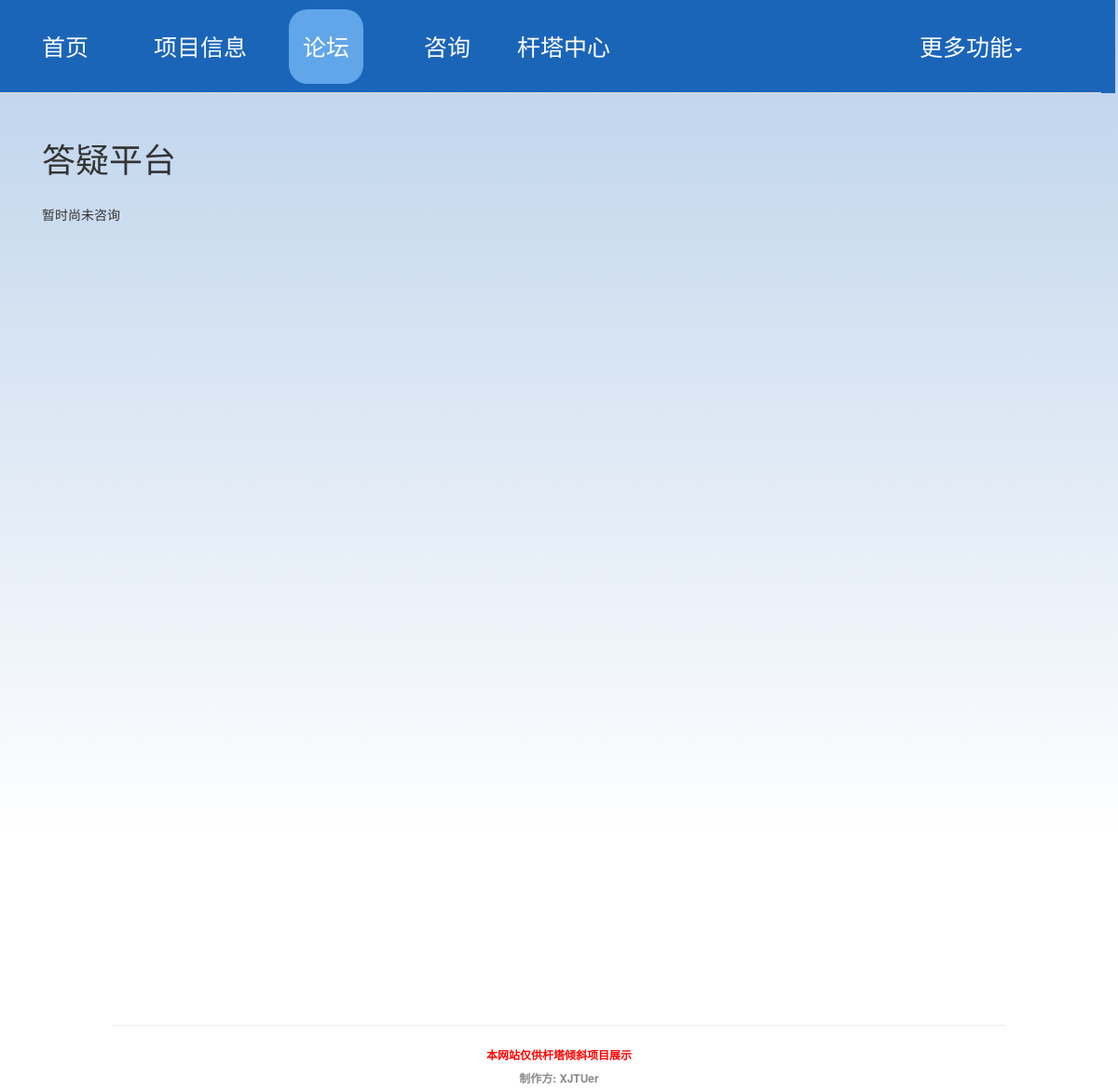
The app's page /forum, older data.
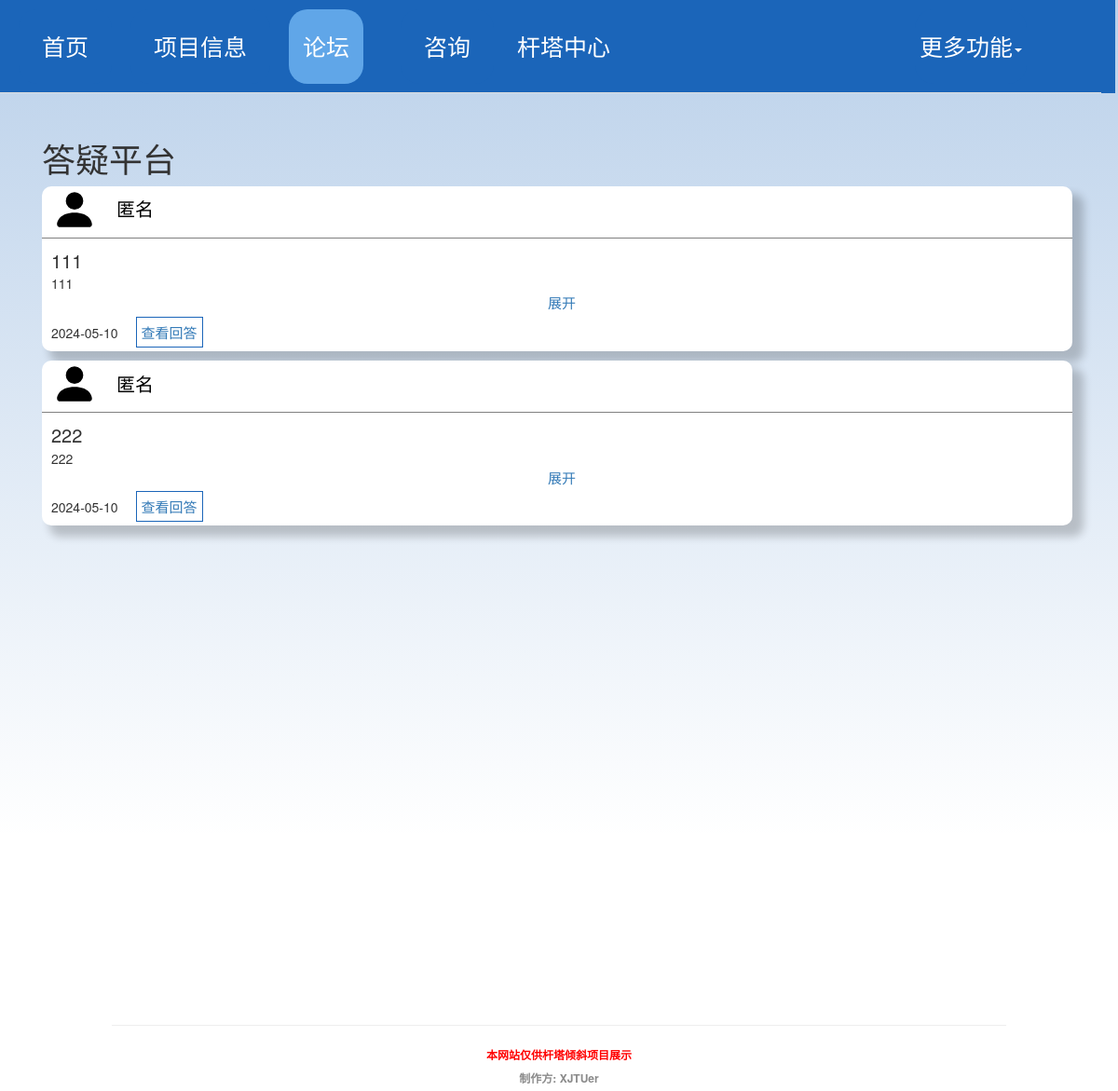
The same page, newer data.
### appdir/models.py (models this page shows, shortened)
class Question(db.Model):
    id = db.Column(db.Integer, primary_key=True)
    title = db.Column(db.String(100), index=True)
    question = db.Column(db.String(300), index=True)
    user_id = db.Column(db.Integer, db.ForeignKey('user.id'))
    datetime = db.Column(db.DateTime)

### appdir/routes.py (the view)
@app.route('/forum', methods=['GET', 'POST'])
def forum():
    return render_template('forum.html', questions=get_all_questions())

### appdir/utils/util.py (called while the page is built)
def datetime2day(datetime):
    datetime = str(datetime)
    datetime = datetime.split(" ")[0]
    return datetime

def get_all_questions():
    questions = Question.query.all()
    question_data = []
    for question in questions:
        datetime = datetime2day(question.datetime)
        question_data.append({
            'id': question.id,
            'title': question.title,
            'question': question.question,
            'datetime': datetime,
            'user_id': question.user_id
        })
    return question_data

### appdir/templates/forum.html (shortened to what this page needs)
{% extends 'base.html' %}
{% block content %}
<link href="../static/css/forum.css" media="all" rel="stylesheet" type="text/css">
<div class="container">
    <h1 style="margin-top:150px;margin-left:30px;">答疑平台</h1>
    <div class="forum-container">
        <div class="left_row">
            <div class="forum-info">
                {% if not questions%}
                <p class="card-text" style="margin-top: 20px;">暂时尚未咨询</p>
                {% endif %}
                {% for question in questions %}
                <div class="forum-msg">
                    <div class="photo-and-name">
                        <div class="photo">
                            <img alt=""
                                 loading="lazy" src="../static/image/bootstrap-icon/person-fill.svg" style="width:50px;height:50px;">
                        </div>
                        <div class="name">匿名</div>
                    </div>
                    <div class="content">
                        <div class="title">{{ question.title }}</div>
                        <div class="text" id={{ question.id }}>{{ question.question }}</div>
                        <div class="tip">
                            <a class="showMore" id="tips" onclick="expand(this,{{ question.id }})">展开</a>
                        </div>
                        <div class="otherItem">
                            {{ question.datetime }}
                            <a class="check-answer" href="/question{{ question.id }}">查看回答</a>
                        </div>
                    </div>
                </div>
                {% endfor %}
            </div>
        </div>
    </div>
</div>
{% endblock %}

Row changes from the older to the newer data that the page shows:
added Question: title "111", question "111", datetime "2024-05-10"
added Question: title "222", question "222", datetime "2024-05-10"
Text that changed along with them:
text no longer shown: "暂时尚未咨询"
